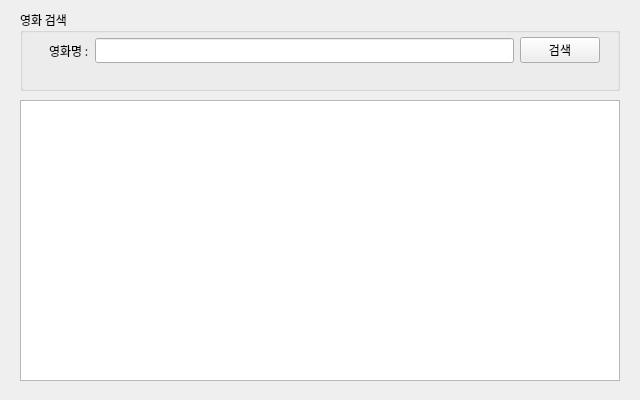
<?xml version="1.0" encoding="UTF-8"?>
<ui version="4.0">
 <class>FrmMAin</class>
 <widget class="QWidget" name="FrmMAin">
  <property name="geometry">
   <rect>
    <x>0</x>
    <y>0</y>
    <width>640</width>
    <height>400</height>
   </rect>
  </property>
  <property name="sizePolicy">
   <sizepolicy hsizetype="Fixed" vsizetype="Fixed">
    <horstretch>0</horstretch>
    <verstretch>0</verstretch>
   </sizepolicy>
  </property>
  <property name="minimumSize">
   <size>
    <width>640</width>
    <height>400</height>
   </size>
  </property>
  <property name="maximumSize">
   <size>
    <width>640</width>
    <height>400</height>
   </size>
  </property>
  <property name="font">
   <font>
    <family>나눔고딕</family>
   </font>
  </property>
  <property name="windowTitle">
   <string>NaverAPI 영화검색앱</string>
  </property>
  <widget class="QWidget" name="verticalLayoutWidget_2">
   <property name="geometry">
    <rect>
     <x>20</x>
     <y>100</y>
     <width>600</width>
     <height>281</height>
    </rect>
   </property>
   <layout class="QVBoxLayout" name="resultLayout">
    <item>
     <widget class="QTableWidget" name="tblResult">
      <property name="font">
       <font>
        <family>나눔고딕</family>
       </font>
      </property>
     </widget>
    </item>
   </layout>
  </widget>
  <widget class="QWidget" name="verticalLayoutWidget_3">
   <property name="geometry">
    <rect>
     <x>20</x>
     <y>10</y>
     <width>600</width>
     <height>81</height>
    </rect>
   </property>
   <layout class="QVBoxLayout" name="searchLayout">
    <item>
     <widget class="QGroupBox" name="groupBox">
      <property name="title">
       <string>영화 검색</string>
      </property>
      <widget class="QWidget" name="horizontalLayoutWidget">
       <property name="geometry">
        <rect>
         <x>29</x>
         <y>20</y>
         <width>551</width>
         <height>41</height>
        </rect>
       </property>
       <layout class="QHBoxLayout" name="horizontalLayout">
        <item>
         <widget class="QLabel" name="label">
          <property name="text">
           <string>영화명 :</string>
          </property>
         </widget>
        </item>
        <item>
         <widget class="QLineEdit" name="txtSearch"/>
        </item>
        <item>
         <widget class="QPushButton" name="btnSearch">
          <property name="text">
           <string>검색</string>
          </property>
         </widget>
        </item>
       </layout>
      </widget>
     </widget>
    </item>
   </layout>
  </widget>
 </widget>
 <resources/>
 <connections/>
</ui>
